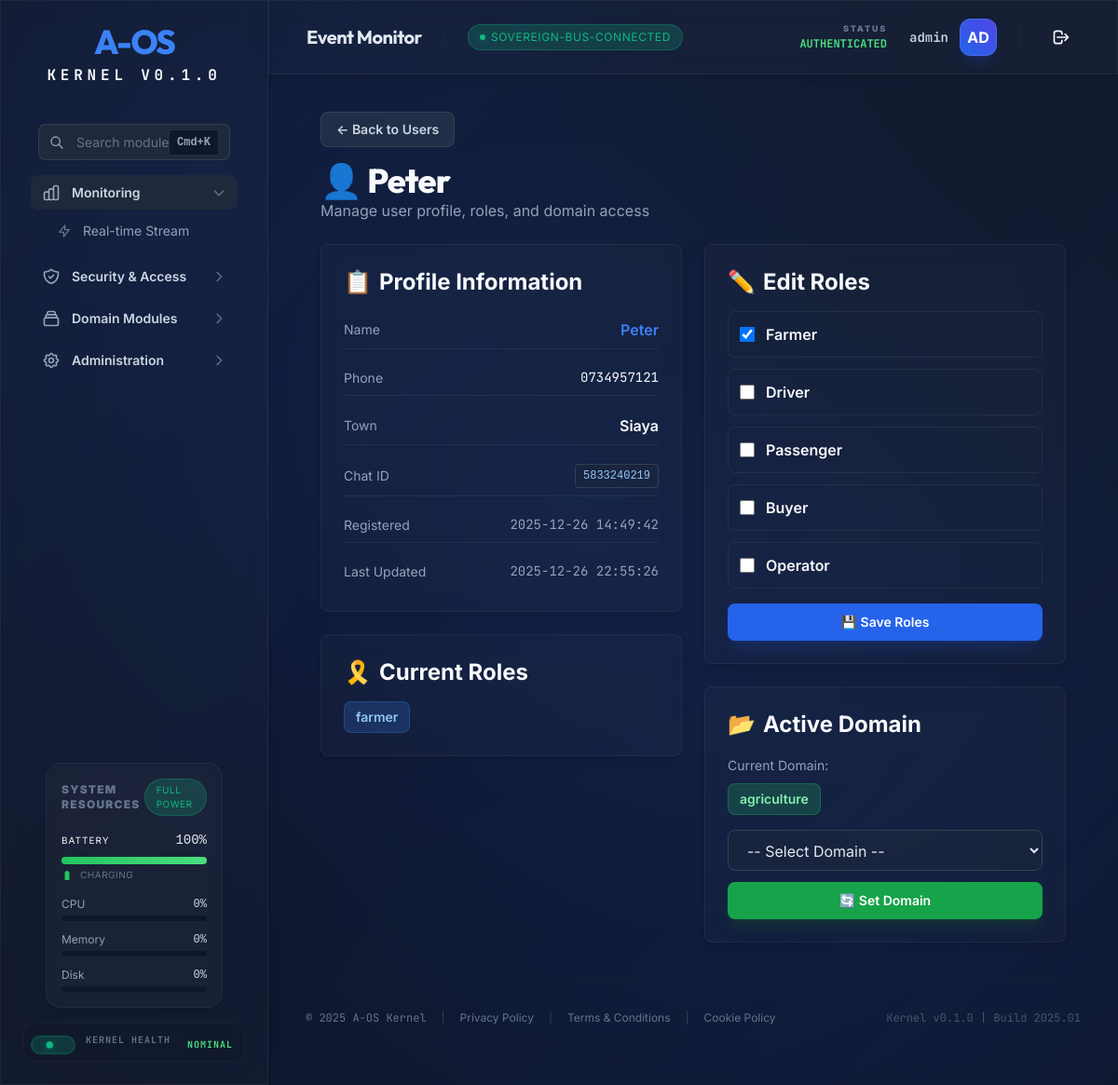
The app's page /dashboard/users/5833240219 (signed in), older data.
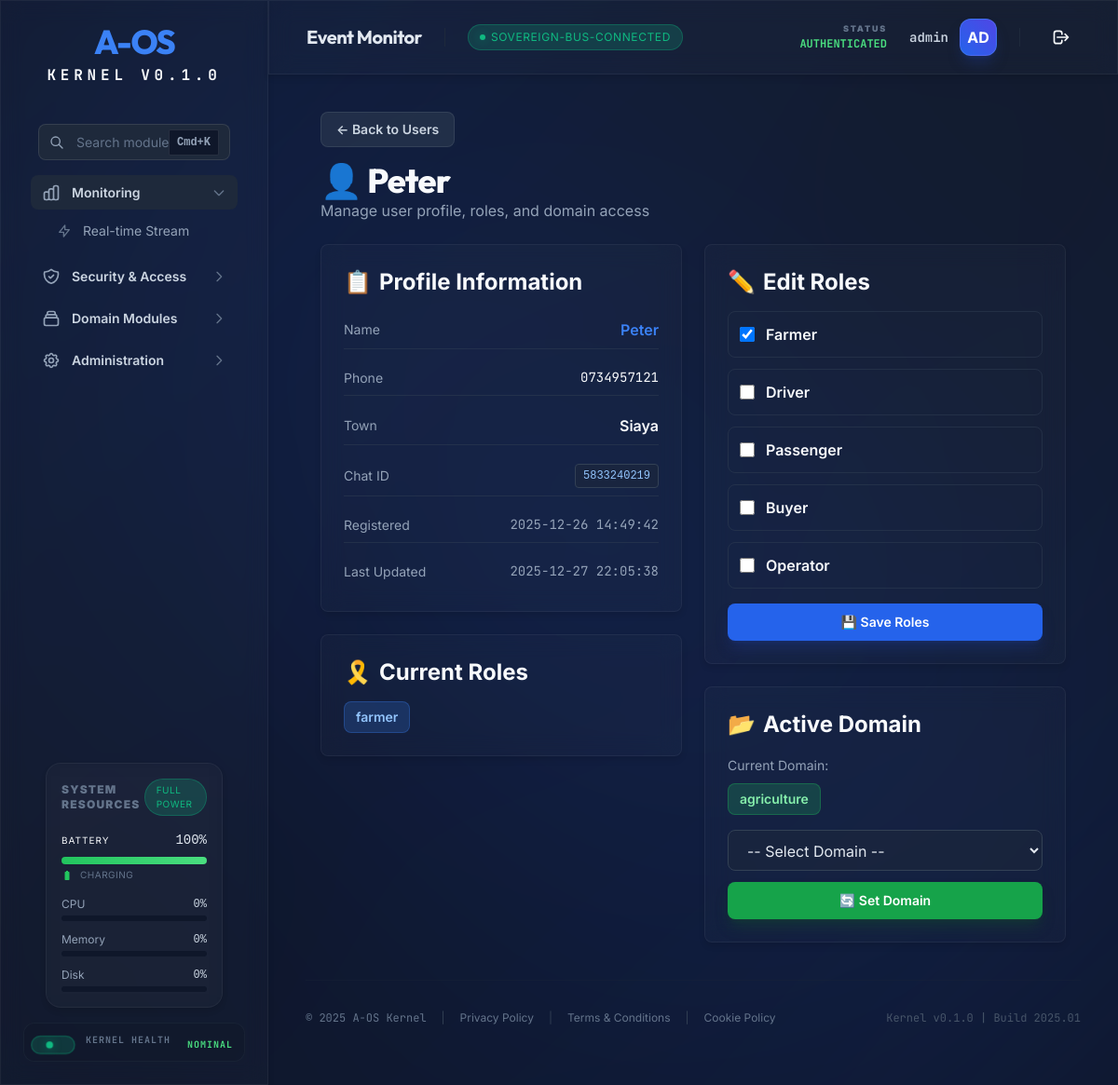
The same page, newer data.
### tables this page shows
CREATE TABLE telegram_users (
            id INTEGER PRIMARY KEY AUTOINCREMENT,
            chat_id INTEGER UNIQUE NOT NULL,
            phone TEXT UNIQUE NOT NULL,
            name TEXT NOT NULL,
            town TEXT,
            roles TEXT DEFAULT '[]',
            created_at TIMESTAMP DEFAULT CURRENT_TIMESTAMP,
            updated_at TIMESTAMP DEFAULT CURRENT_TIMESTAMP
        , active_domain TEXT);

### aos/api/routers/admin_users.py (the view)
@router.get("/users/{chat_id}", response_class=HTMLResponse)
async def user_detail(request: Request, chat_id: int, current_user: dict = Depends(get_current_operator)):
    user_service = UniversalUserService()
    user = user_service.get_user_by_chat_id(chat_id)
    if not user:
        raise HTTPException(status_code=404, detail="User not found")
    return templates.TemplateResponse("admin_user_detail.html", {
        "request": request,
        "user": current_user,  # Dashboard template expects 'user' object
        "telegram_user": user,  # Rename to avoid confusion
        "username": current_user["username"],
        "available_roles": user_service.VALID_ROLES
    })

### aos/api/templates/admin_user_detail.html (shortened to what this page needs)
{% extends "dashboard.html" %}
{% block content %}
<div class="aos-container">
    <div class="aos-mb-4">
        <a href="/dashboard/users"
            class="inline-flex items-center px-4 py-2 text-sm font-semibold rounded-lg bg-slate-700/50 text-slate-300 border border-slate-600/50 hover:bg-slate-700/70 hover:border-slate-500/70 transition-all duration-200">
            ← Back to Users
        </a>
    </div>
    <div class="aos-page-header">
        <h1 class="aos-h1">👤 {{ telegram_user.name }}</h1>
        <p class="aos-text-muted">Manage user profile, roles, and domain access</p>
    </div>
    <div class="aos-grid aos-grid-cols-2 aos-gap-6">
        <div class="space-y-6">
            <div class="aos-glass aos-p-6 aos-rounded-lg">
                <h2 class="aos-h3 aos-mb-4 flex items-center">
                    <span class="mr-2">📋</span> Profile Information
                </h2>
                <div class="space-y-3">
                    <div class="flex justify-between items-center py-2 border-b border-slate-700/50">
                        <span class="aos-text-muted aos-text-sm">Name</span>
                        <span class="aos-font-semibold aos-text-primary">{{ telegram_user.name }}</span>
                    </div>
                    <div class="flex justify-between items-center py-2 border-b border-slate-700/50">
                        <span class="aos-text-muted aos-text-sm">Phone</span>
                        <span class="aos-text-mono aos-text-sm">{{ telegram_user.phone }}</span>
                    </div>
                    <div class="flex justify-between items-center py-2 border-b border-slate-700/50">
                        <span class="aos-text-muted aos-text-sm">Town</span>
                        <span class="aos-font-semibold">{{ telegram_user.town }}</span>
                    </div>
                    <div class="flex justify-between items-center py-2 border-b border-slate-700/50">
                        <span class="aos-text-muted aos-text-sm">Chat ID</span>
                        <code class="px-2 py-1 text-xs rounded bg-slate-800/50 text-blue-300 border border-slate-700">
                            {{ telegram_user.chat_id }}
                        </code>
                    </div>
                    <div class="flex justify-between items-center py-2 border-b border-slate-700/50">
                        <span class="aos-text-muted aos-text-sm">Registered</span>
                        <span class="aos-text-mono aos-text-sm aos-text-muted">{{ telegram_user.created_at }}</span>
                    </div>
                    <div class="flex justify-between items-center py-2">
                        <span class="aos-text-muted aos-text-sm">Last Updated</span>
                        <span class="aos-text-mono aos-text-sm aos-text-muted">{{ telegram_user.updated_at }}</span>
                    </div>
                </div>
            </div>
            <div class="aos-glass aos-p-6 aos-rounded-lg">
                <h2 class="aos-h3 aos-mb-4 flex items-center">
                    <span class="mr-2">🎗️</span> Current Roles
                </h2>
                <div class="flex flex-wrap gap-2">
                    {% for role in telegram_user.roles %}
                    <span
                        class="inline-block px-3 py-1.5 text-sm font-semibold rounded-lg bg-blue-500/20 text-blue-300 border border-blue-500/30">
                        {{ role }}
                    </span>
                    {% endfor %}
                </div>
            </div>
        </div>
        <div class="space-y-6">
            <div class="aos-glass aos-p-6 aos-rounded-lg">
                <h2 class="aos-h3 aos-mb-4 flex items-center">
                    <span class="mr-2">✏️</span> Edit Roles
                </h2>
                <form method="POST" action="/dashboard/users/{{ telegram_user.chat_id }}/roles">
                    <div class="space-y-3 aos-mb-4">
                        {% for role in available_roles %}
                        <label
                            class="flex items-center p-3 rounded-lg border border-slate-700/50 hover:border-blue-500/50 hover:bg-white/5 transition-all duration-200 cursor-pointer">
                            <input type="checkbox" name="roles" value="{{ role }}" {% if role in telegram_user.roles
                                %}checked{% endif %}
                                class="w-4 h-4 rounded border-slate-600 text-blue-600 focus:ring-blue-500 focus:ring-offset-slate-900">
                            <span class="ml-3 aos-font-semibold">{{ role.capitalize() }}</span>
                        </label>
                        {% endfor %}
                    </div>
                    <button type="submit"
                        class="w-full px-4 py-2.5 text-sm font-semibold rounded-lg bg-blue-600 text-white hover:bg-blue-700 transition-all duration-200 shadow-lg shadow-blue-900/40">
                        💾 Save Roles
                    </button>
                </form>
            </div>
            <div class="aos-glass aos-p-6 aos-rounded-lg">
                <h2 class="aos-h3 aos-mb-4 flex items-center">
                    <span class="mr-2">📂</span> Active Domain
                </h2>
                <div class="aos-mb-4">
                    <span class="aos-text-muted aos-text-sm">Current Domain:</span>
                    <div class="mt-2">
                        {% if telegram_user.active_domain %}
                        <span
                            class="inline-block px-3 py-1.5 text-sm font-semibold rounded-lg bg-green-500/20 text-green-300 border border-green-500/30">
                            {{ telegram_user.active_domain }}
                        </span>
                        {% else %}
                        <span
                            class="inline-block px-3 py-1.5 text-sm font-semibold rounded-lg bg-yellow-500/20 text-yellow-300 border border-yellow-500/30">
                            None
                        </span>
                        {% endif %}
                    </div>
                </div>
                <form method="POST" action="/dashboard/users/{{ telegram_user.chat_id }}/domain">
                    <select name="domain"
                        class="w-full px-4 py-2.5 aos-mb-3 rounded-lg bg-slate-800/50 border border-slate-700 text-slate-200 focus:border-blue-500 focus:ring-1 focus:ring-blue-500 transition-all duration-200">
                        <option value="">-- Select Domain --</option>
                    </select>
                    <button type="submit"
                        class="w-full px-4 py-2.5 text-sm font-semibold rounded-lg bg-green-600 text-white hover:bg-green-700 transition-all duration-200 shadow-lg shadow-green-900/40">
                        🔄 Set Domain
                    </button>
                </form>
            </div>
        </div>
    </div>
</div>
{% endblock %}

Row changes from the older to the newer data that the page shows:
changed telegram_users "Peter": updated_at "2025-12-26 22:55:26" → "2025-12-27 22:05:38"
